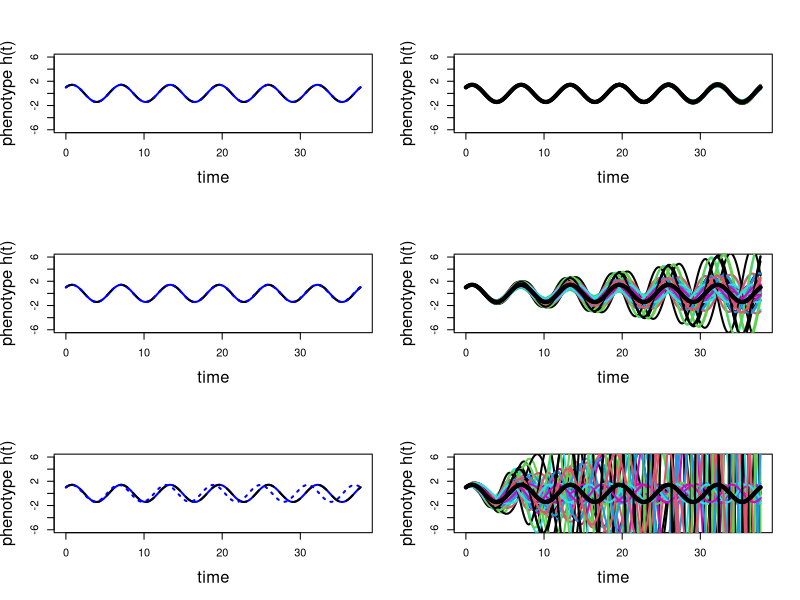
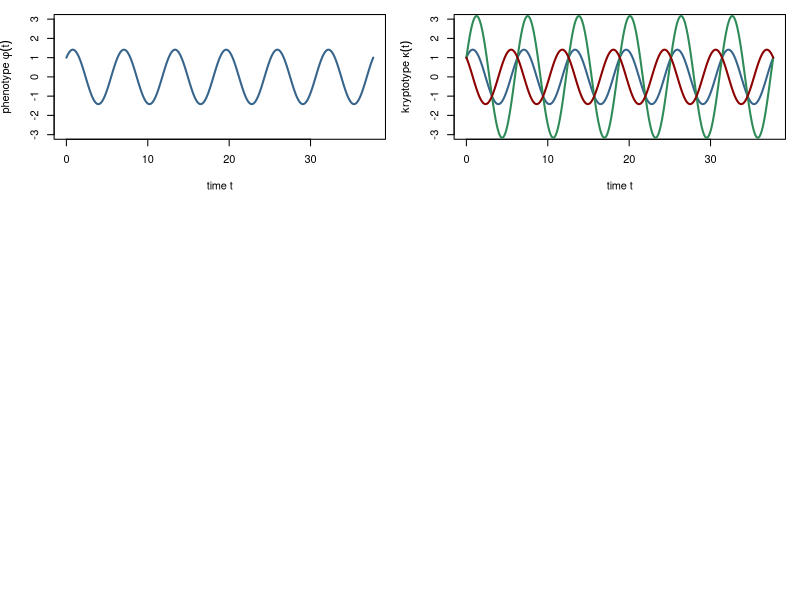

These figures' R source, in order: (Note: this script raises an error after producing the figures.)
## ---- chunk 1
library(expm)
# System drift Figure 5 plot

A0 <- matrix(c(0,-1,1,0), nrow=2)
B <- matrix(c(1,1), ncol=1)
C <- matrix(c(1,0), nrow=1)

A_fn <- function (tau) { 
    matrix(c(tau/(tau+1), -(2*tau*(tau+1)+1)/(tau+1), 
             1/(tau+1), -tau/(tau+1)), nrow=2) 
}

tt <- seq(0,6*2*pi, length.out=500)

h <- function (t,tau=0,A=A_fn(tau)) { sapply(t, function (tt) C %*% expm(tt*A) %*% B) }


F1 <- function (tau1,tau2) { (A_fn(tau1)+A_fn(tau2))/2 }

get_F2s <- function(tau1, tau2) 
    {
        vc <- function(tau1, tau2, x, y) 
            {
                out <- c(A_fn(tau1)[x,y], A_fn(tau2)[x,y])
                return(out)
            }
        mlist <- list()
        count <- 1
        for (i in 1:2) 
            {
                for (j in 1:2) 
                    {
                        for (k in 1:2) 
                            {
                                for (l in 1:2)
                                    {
                                        mlist[[count]] <- matrix(c(vc(tau1, tau2, 1, 1)[i], vc(tau1, tau2, 2, 1)[j], vc(tau1, tau2, 1, 2)[k], vc(tau1, tau2, 2, 2)[l]),2,2)
count <- count + 1
                                    }
                            }
                }
            }
        f2list <- list()
        count2 <- 1
        for(i in 1:length(mlist)) 
            {
                for (j in 1:length(mlist))
                    {
                        f2list[[count2]] <- (mlist[[i]] + mlist[[j]])/2
                        count2 <- count2 + 1
                    }
            }
    return(unique(f2list))
}


hhf0 <- sapply( list(A_fn(0), A_fn(0)), function (A) { sapply(tt, h, A=A) } )

hhf1_1 <- sapply( list(A_fn(0), A_fn(0.01), F1(0, 0.01)), function (A) { sapply(tt, h, A=A) } )
hhf1_2 <- sapply( list(A_fn(0), A_fn(0.1), F1(0, 0.1)), function (A) { sapply(tt, h, A=A) } )
hhf1_3 <- sapply( list(A_fn(0), A_fn(0.5), F1(0, 0.5)), function (A) { sapply(tt, h, A=A) } )

hhf2_1 <- sapply( get_F2s(0, 0.01), function (A) { sapply(tt, h, A=A) } )
hhf2_2 <- sapply( get_F2s(0, 0.1), function (A) { sapply(tt, h, A=A) } )
hhf2_3 <- sapply( get_F2s(0, 0.5), function (A) { sapply(tt, h, A=A) } )


## ---- chunk 2

par(mfrow=c(3,2))
matplot(tt, hhf1_1, type='l', xlab="time", ylab="phenotype h(t)", lwd=2, ylim=c(-6,6), col=c("blue", "black"), cex.lab=1.5)
matplot(tt, hhf2_1, type='l', xlab="time", ylab="phenotype h(t)", lty=1, lwd=2, ylim=c(-6,6), cex.lab=1.5)
matlines(tt, hhf0, type='l', xlab="time", ylab="phenotype h(t)", lty=1, ylim=c(-6,6), cex.lab=1.5, col="black", lwd=4)
matplot(tt, hhf1_2, type='l', xlab="time", ylab="phenotype h(t)", lwd=2, ylim=c(-6,6), col=c("blue", "black"), cex.lab=1.5)
matplot(tt, hhf2_2, type='l', xlab="time", ylab="phenotype h(t)", lty=1, lwd=2, ylim=c(-6,6), cex.lab=1.5)
matlines(tt, hhf0, type='l', xlab="time", ylab="phenotype h(t)", lty=1, ylim=c(-6,6), cex.lab=1.5, col="black", lwd=4)
matplot(tt, hhf1_3, type='l', xlab="time", ylab="phenotype h(t)", lwd=2, ylim=c(-6,6), col=c("blue", "black"), cex.lab=1.5)
matplot(tt, hhf2_3, type='l', xlab="time", ylab="phenotype h(t)", lty=1, lwd=2, ylim=c(-6,6), cex.lab=1.5)
matlines(tt, hhf0, type='l', xlab="time", ylab="phenotype h(t)", lty=1, ylim=c(-6,6), cex.lab=1.5, col="black", lwd=4)

## ---- chunk 3

C2 <- matrix(c(0,1), nrow=1)
h.2 <- function (t,tau=0,A=A_fn(tau)) { sapply(t, function (tt) C2 %*% expm(tt*A) %*% B) }

hhf00 <- sapply( list(A_fn(0)), function (A) { sapply(tt, h, A=A) } )
hh02 <- sapply( list(A_fn(0)), function (A) { sapply(tt, h.2, A=A) } )
hhn22 <- sapply( list(A_fn(-2)), function (A) { sapply(tt, h.2, A=A) } )

par(mar=c(4.5, 4, 1, 1)+.1)
plot(tt, hhf00, type="l", lwd=2, ylab= expression("phenotype" ~ phi(t)), xlab="time t", col="steelblue4", ylim=c(-3,3), cex.lab=1)

par(mar=c(4.5, 4, 1, 1)+.1)
plot(tt, hhf00, type="l", lwd=2, ylab= expression("kryptotype" ~ kappa(t)), xlab="time t", col="steelblue4", ylim=c(-3,3), cex.lab=1)
lines(tt, hhn22, lwd=2, col="seagreen")
lines(tt, hh02, lwd=2, col="red4")
## ---- chunk 4
library(parallel)

optimal_h <- function (t) { sin(t)+cos(t) }


Df <- function (A,t) {
    exp(-t/(4*pi)) * ( h(t,A=A) - optimal_h(t) )^2
}

D <- function (A, upper=10, ...) {
    f <- function (t) { Df(A,t) }
    integrate(f, lower=0, upper=upper, ...)$value
}

get_F2s_nonunique <- function(tau1, tau2) {
    vc <- function(tau1, tau2, x, y) {
    out <- c(A_fn(tau1)[x,y], A_fn(tau2)[x,y])
    return(out)
}
mlist <- list()
count <- 1
for (i in 1:2) {
    for (j in 1:2) {
        for (k in 1:2)
            for (l in 1:2) {
                mlist[[count]] <- matrix(c(vc(tau1, tau2, 1, 1)[i], vc(tau1, tau2, 2, 1)[j], vc(tau1, tau2, 1, 2)[k], vc(tau1, tau2, 2, 2)[l]),2,2)
                count <- count + 1
            }
    }
}

f2list <- list()
count2 <- 1
for(i in 1:length(mlist)) {
    for (j in 1:length(mlist)) {
        f2list[[count2]] <- (mlist[[i]] + mlist[[j]])/2
        count2 <- count2 + 1
    }
}
return(f2list)
}

sys_gen_dist <- function(d) {
    sgd <- sqrt( sum( (A_fn(0) - A_fn(0+d))^2 ) )
    return(sgd)
}

dvec <- seq(0, 0.5, length.out=20)

D_F1 <- sapply(dvec, function (dtau) {
D(A=F1(tau1=0, tau2=0+dtau), upper = 10 )
} )

D_F2 <- do.call(cbind, mclapply(dvec, function (dtau) {
F2s <- get_F2s_nonunique(0, 0+dtau)
sapply(F2s, D, upper=10 )
}, mc.cores=detectCores() ) )

plot( sapply(dvec, sys_gen_dist), sqrt(D_F1), type='l', ylab="phenotype distance (D)", xlab="genetic distance", ylim=c(0, 2), lwd=3)
lines(sapply(dvec, sys_gen_dist), colMeans(sqrt(D_F2)), lty=1, type="l", ylim=c(0,2), col="steelblue4", lwd=3)
legend(0, 2, legend = c( expression(F[1]~"hybrids"), expression(F[2]~"hybrids")), lty=1, lwd=3, col=c("black", "steelblue4"))
